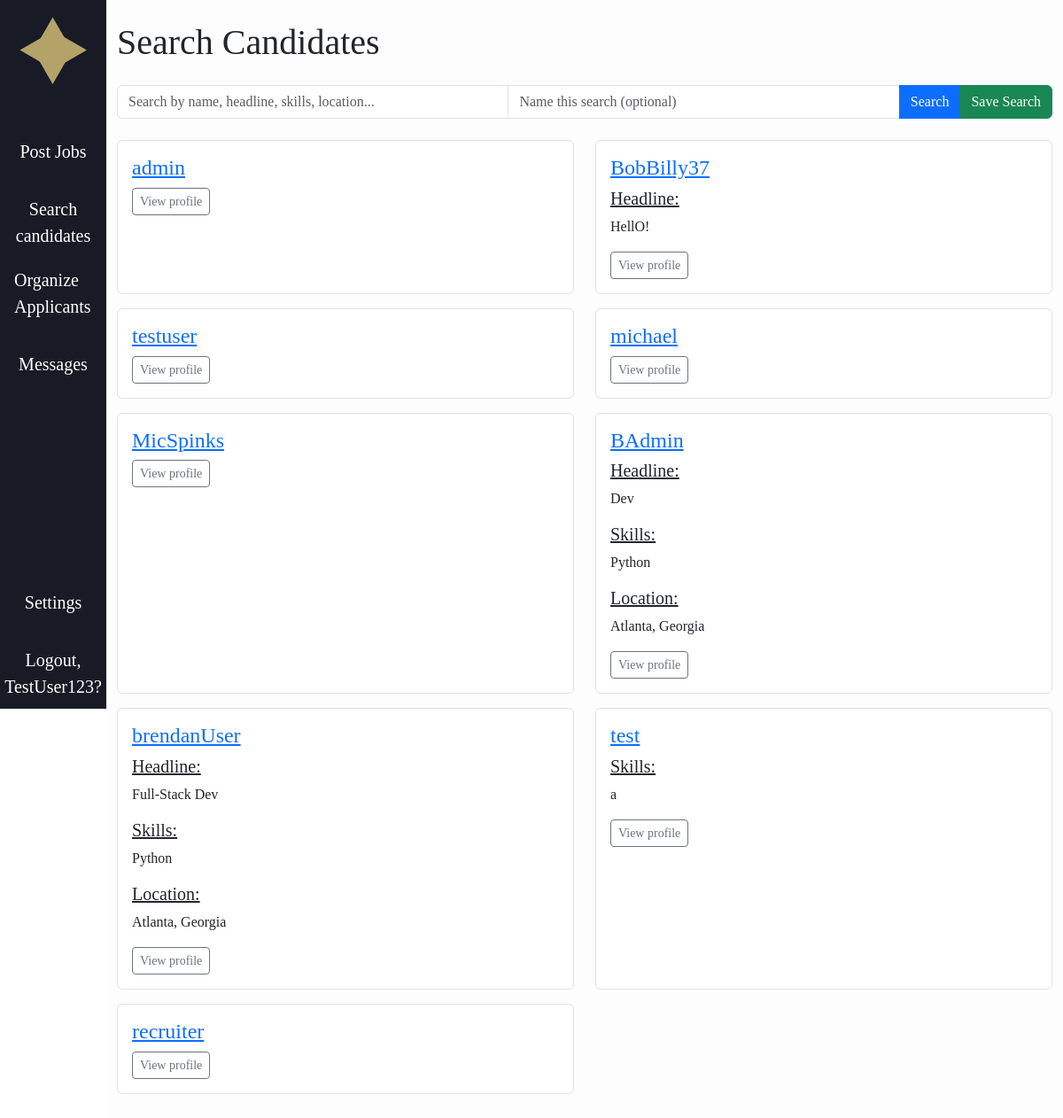
/recruiter/searchcandidates (signed in), run on the app's committed database.
### accounts/models.py (models this page shows, shortened)
class CustomUser(AbstractUser):
    ROLE_CHOICES = (
        ("recruiter", "Recruiter"),
        ("user", "User"),
    )
    role = models.CharField(max_length=20, choices=ROLE_CHOICES, default="user")
    fname = models.CharField(max_length=30, blank=True, default='')
    lname = models.CharField(max_length=30, blank=True, default='')
    headline = models.CharField(max_length=255, blank=True, default='')
    skills = models.TextField(blank=True, default='')
    education = models.TextField(blank=True, default='')
    work_experience = models.TextField(blank=True, default='')
    location = models.CharField(max_length=255, blank=True, default='')
    links = models.TextField(blank=True, default='')
    show_headline = models.BooleanField(default=True)
    show_skills = models.BooleanField(default=True)
    show_education = models.BooleanField(default=True)
    show_work_experience = models.BooleanField(default=True)
    show_location = models.BooleanField(default=True)
    show_links = models.BooleanField(default=True)

### Rhome/views.py (the view, shortened to what this page needs)
# urls.py: path('searchcandidates', views.searchcandidates, name='Rhome.searchcandidates'),
def searchcandidates(request):
    User = get_user_model()
    query = request.GET.get('q', '').strip()
    save_search_name = request.GET.get('save_search', '').strip()
    action = request.GET.get('action', '').strip()
    candidates = User.objects.filter(role='user')
    saved_searches = SavedSearch.objects.filter(user=request.user).order_by('-created_at')
    return render(request, 'Rhome/searchcandidates.html', {
        'candidates': candidates,
        'query': query,
        'saved_searches': saved_searches,
    })

### jobble/context_processors.py (called while the page is built)
def user_template(request):
    if request.user.is_authenticated:
        if request.user.is_superuser:
            return {"base_template": "baseA.html"}   # special admin template
        elif getattr(request.user, "role", "").lower() == "recruiter":
            return {"base_template": "baseR.html"}   # recruiter template
        else:
            return {"base_template": "base.html"}    # regular user
    return {"base_template": "base.html"}           # default for anonymous users

### Rhome/templates/Rhome/searchcandidates.html (shortened to what this page needs)
{% extends base_template %}
{% load static %}
{% block content %}
<div class="container py-4">
	<h1 class="mb-4">Search Candidates</h1>
	<form method="get" class="mb-4">
		<div class="input-group">
			<input name="q" value="{{ query }}" class="form-control" placeholder="Search by name, headline, skills, location...">
			<input type="text" name="save_search" class="form-control" placeholder="Name this search (optional)">
			<button class="btn btn-primary" type="submit" name="action" value="search">Search</button>
			<button class="btn btn-success" type="submit" name="action" value="save">Save Search</button>
		</div>
	</form>
	{% if candidates %}
		<div class="row">
			{% for c in candidates %}
			<div class="col-md-6 mb-3">
				<div class="card h-100">
					<div class="card-body">
						<h4 class="card-title"><a href="{% url 'accounts.profile_detail' c.username %}">{{ c.username }}</a></h4>
						{% if c.show_headline and c.headline %}
						<h5><u>Headline:</u></h5>
						<p>{{ c.headline }}</p>
						{% endif %}
						{% if c.show_skills and c.skills %}
						<h5><u>Skills:</u></h5>
						<p>{{ c.skills|linebreaksbr }}</p>
						{% endif %}
						{% if c.show_location and c.location %}
						<h5><u>Location:</u></h5>
						<p>{{ c.location }}</p>
						{% endif %}
						<a href="{% url 'accounts.profile_detail' c.username %}" class="btn btn-outline-secondary btn-sm">View profile</a>
					</div>
				</div>
			</div>
			{% endfor %}
		</div>
	{% else %}
		<div class="alert alert-info">No candidates found.</div>
	{% endif %}
</div>
{% endblock content %}

### jobble/templates/baseR.html (shortened to what this page needs)
<!DOCTYPE html>
<html>
    {% load static %}
  <head>
  <link rel="stylesheet" href="{% static 'css/style.css' %}">
  <link href="https://cdn.jsdelivr.net/npm/bootstrap@5.3.3/dist/css/bootstrap.min.css" rel="stylesheet"crossorigin="anonymous">
  <link rel="stylesheet" href="https://cdnjs.cloudflare.com/ajax/libs/font-awesome/6.1.1/css/all.min.css">
  </head>
  <body>
 <div class="d-flex">
    <nav class="sidebar d-flex flex-column align-items-center">
      <div class="testsvg d-flex align-items-center justify-content-center">
        <a href="{% url 'Rhome.index' %}" class="d-flex align-items-center">
          <img src="{% static 'img/Logo.svg' %}" width="100%" height="100%" alt="">
        </a>
      </div>
      <ul class="nav flex-column mb-auto">
        <li class="nav-item">
          <div class="test d-flex align-items-center justify-content-center">
          <a href="{% url 'job_list' %}" class="nav-link">Post Jobs</a>
          </div>
        </li>
        <li class="nav-item">
          <div class="test d-flex align-items-center justify-content-center">
          <a href="{% url 'Rhome.searchcandidates' %}" class="text-center nav-link">Search candidates</a>
          </div>
        </li>
        <li class="">
          <div class="test d-flex align-items-center justify-content-center">
          <a href="{% url 'applications:recruiter_applicants' %}" class="nav-link">Organize Applicants</a>
          </div>
        </li>
        <li class="">
          <div class="test d-flex align-items-center justify-content-center">
          <a href="{% url 'messaging:recruiter_inbox' %}" class="nav-link">Messages</a>
          </div>
        </li>
      </ul>
      <div class="nav flex-column test2">
        <div class="nav-item test d-flex align-items-center justify-content-center">
          <a href="#" class="nav-link">Settings</a>
        </div>
        <div class="test d-flex align-items-center justify-content-center">
            {% if user.is_authenticated %}
            <div class="text-center">
            <a class="nav-link"
              href="{% url 'accounts.logout' %}">Logout, {{user.username }}?</a>
            </div>
            {% else %}
            <a class="nav-link"
              href="{% url 'accounts.login' %}">Login</a>
            {% endif %}
        </div>
      </div>
    </nav>
     <div class="main-content">
    {% block content %}
    {% endblock content %}
    </div>
</body>
</html>

### jobble/static/css/style.css (style rules this page uses)
* { font-family: "DM Serif Text", serif; font-weight: 400; font-style: normal; }
.main-content { background-color: #fdfdfd; width: 90vw; min-height: 100vh; margin-left: 10vw; }
body { overflow-x: hidden; }
.sidebar { height: 100vh; width: 10vw; position: fixed; top: 0; left: 0; padding-top: 2vh; background-color: #181A25; justify-content: space-between; }
.sidebar .nav-link { color: #ffffff; font-size: calc(1.25rem); }
.test { height: 10vh; width: 10vw; }
.test2 { justify-content: flex-end; }
.testsvg { width: auto; height: auto; }
h1 { font-size: 36px; }
h4 { font-size: 16px; }
.card { border: 1.5px solid #dee2e6 !important; }

### data on the page
CustomUser: username "TestUser123"
CustomUser: username "admin"
CustomUser: username "BobBilly37", headline "HellO!"
CustomUser: username "testuser"
CustomUser: username "michael"
CustomUser: username "MicSpinks"
CustomUser: username "BAdmin", headline "Dev", skills "Python", location "Atlanta, Georgia"
CustomUser: username "brendanUser", headline "Full-Stack Dev", skills "Python", location "Atlanta, Georgia"
CustomUser: username "test", skills "a"
CustomUser: username "recruiter"
